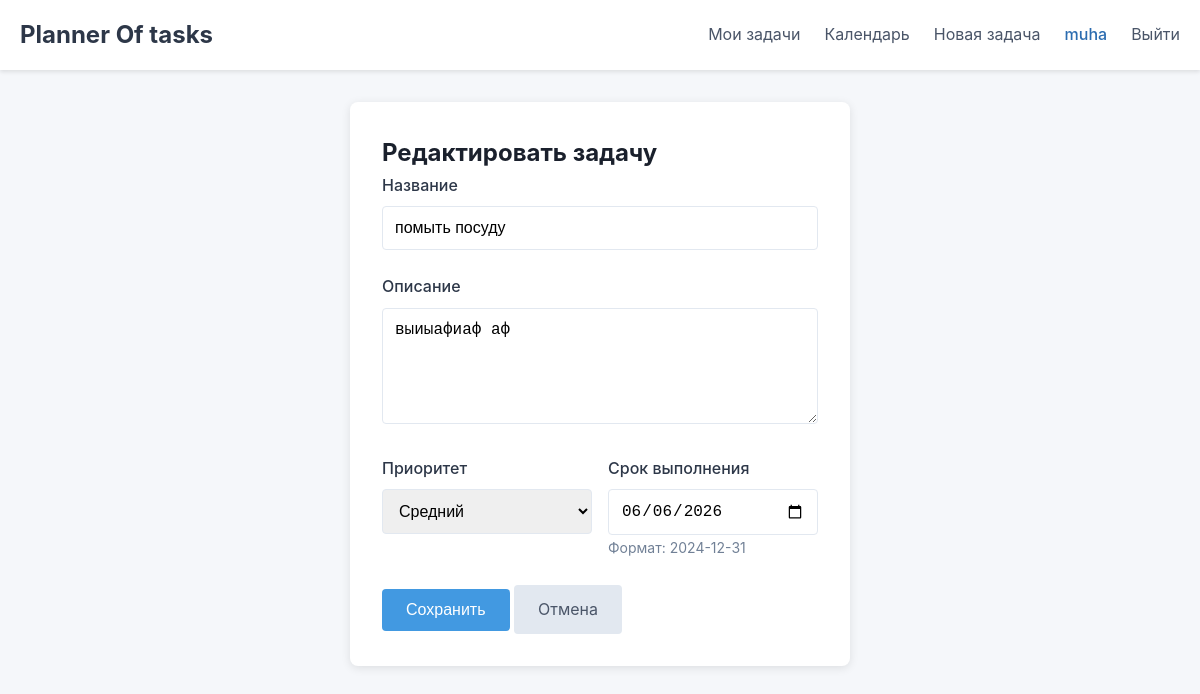
The page /task/5/edit (signed in) on the database its author committed.
### app/models.py (models this page shows, shortened)
class User(UserMixin, db.Model):
    id = db.Column(db.Integer, primary_key=True)
    username = db.Column(db.String(64), unique=True,
                         nullable=False, index=True)
    email = db.Column(db.String(120), unique=True, nullable=False, index=True)
    password_hash = db.Column(db.String(256), nullable=False)
    created_at = db.Column(db.DateTime, default=datetime.utcnow)
    tasks = db.relationship('Task', backref='user',
                            lazy='dynamic', cascade='all, delete-orphan')

class Task(db.Model):
    id = db.Column(db.Integer, primary_key=True)
    title = db.Column(db.String(100), nullable=False)
    description = db.Column(db.Text, default='')
    priority = db.Column(db.Integer, default=2)
    is_done = db.Column(db.Boolean, default=False)
    due_date = db.Column(db.Date, nullable=True)
    created_at = db.Column(db.DateTime, default=datetime.utcnow)
    updated_at = db.Column(
        db.DateTime, default=datetime.utcnow, onupdate=datetime.utcnow)
    user_id = db.Column(db.Integer, db.ForeignKey('user.id'), nullable=False)

### app/routes.py (the view, shortened to what this page needs)
    @app.route('/task/<int:id>/edit', methods=['GET', 'POST'])
    @login_required
    def edit_task(id):
        task = Task.query.get_or_404(id)
        if task.user_id != current_user.id:
            logger.warning(
                f'User {current_user.username} tried to edit task {id} belonging to user {task.user_id}')
            abort(403)
        form = TaskForm(obj=task)
        return render_template('task_form.html', form=form, title='Редактировать задачу', task=task)

### app/forms.py
class TaskForm(FlaskForm):
    title = StringField('Название', validators=[
                        DataRequired(), Length(max=100)])
    description = TextAreaField('Описание', validators=[Optional()])
    priority = SelectField('Приоритет', choices=[
        (1, 'Высокий'),
        (2, 'Средний'),
        (3, 'Низкий')
    ], coerce=int, default=2)
    due_date = DateField('Срок выполнения', validators=[
                         Optional()], format='%Y-%m-%d')
    submit = SubmitField('Сохранить')

### app/__init__.py (called while the page is built)
@login_manager.user_loader
def load_user(user_id):
    from app.models import User
    return User.query.get(int(user_id))

### app/templates/task_form.html (shortened to what this page needs)
{% extends "base.html" %}
{% block content %}
<div class="form-container">
    <h2>{{ title }}</h2>
    <form method="POST">
        <div class="form-group">
            {{ form.title.label }}
            {{ form.title(class="form-control", placeholder="Что нужно сделать?") }}
        </div>
        <div class="form-group">
            {{ form.description.label }}
            {{ form.description(class="form-control", rows=5, placeholder="Подробное описание...") }}
        </div>
        <div class="form-row">
            <div class="form-group half">
                {{ form.priority.label }}
                {{ form.priority(class="form-control") }}
            </div>
            <div class="form-group half">
                {{ form.due_date.label }}
                {{ form.due_date(class="form-control", placeholder="ГГГГ-ММ-ДД") }}
                <small class="form-text">Формат: 2024-12-31</small>
            </div>
        </div>
        <div class="form-actions">
            {{ form.submit(class="btn btn-primary") }}
            <a href="{{ url_for('tasks') }}" class="btn btn-secondary">Отмена</a>
        </div>
    </form>
</div>
{% endblock %}

### app/templates/base.html (shortened to what this page needs)
<!DOCTYPE html>
<html lang="ru">
<head>
    <link rel="stylesheet" href="{{ url_for('static', filename='style.css') }}">
</head>
<body>
    <nav>
        <div class="container">
            <a href="/" class="logo">Planner Of tasks</a>
            <div class="nav-links">
                {% if current_user.is_authenticated %}
                <a href="{{ url_for('tasks') }}">Мои задачи</a>
                <a href="{{ url_for('calendar') }}">Календарь</a>
                <a href="{{ url_for('new_task') }}">Новая задача</a>
                <span class="user-name">{{ current_user.username }}</span>
                <a href="{{ url_for('logout') }}">Выйти</a>
                {% else %}
                <a href="{{ url_for('login') }}">Вход</a>
                <a href="{{ url_for('register') }}">Регистрация</a>
                {% endif %}
            </div>
        </div>
    </nav>
    <main class="container">
        {% block content %}{% endblock %}
    </main>
</body>
</html>

### app/static/style.css (style rules this page uses)
* { margin: 0; padding: 0; box-sizing: border-box; }
body { font-family: -apple-system, BlinkMacSystemFont, 'Segoe UI', Roboto, 'Helvetica Neue', Arial, sans-serif; background: #f5f7fa; color: #1a202c; line-height: 1.6; }
.container { max-width: 1200px; margin: 0 auto; padding: 0 20px; }
nav { background: white; box-shadow: 0 2px 4px rgba(0, 0, 0, 0.1); position: sticky; top: 0; z-index: 100; }
nav .container { display: flex; justify-content: space-between; align-items: center; padding: 1rem 20px; }
.logo { font-size: 1.5rem; font-weight: bold; color: #2d3748; text-decoration: none; }
.nav-links { display: flex; gap: 1.5rem; align-items: center; }
.nav-links a { color: #4a5568; text-decoration: none; transition: color 0.3s; }
.user-name { color: #2b6cb0; font-weight: 500; }
main { padding: 2rem 0; min-height: calc(100vh - 80px); }
.auth-container, .form-container { max-width: 500px; margin: 2rem auto; background: white; padding: 2rem; border-radius: 8px; box-shadow: 0 2px 10px rgba(0, 0, 0, 0.1); }
.form-group { margin-bottom: 1.5rem; }
.form-group label { display: block; margin-bottom: 0.5rem; font-weight: 500; color: #2d3748; }
.form-control { width: 100%; padding: 0.75rem; border: 1px solid #e2e8f0; border-radius: 4px; font-size: 1rem; transition: border-color 0.3s; }
textarea.form-control { resize: vertical; }
.form-row { display: flex; gap: 1rem; }
.form-group.half { flex: 1; }
.form-text { font-size: 0.875rem; color: #718096; margin-top: 0.25rem; }
.btn { display: inline-block; padding: 0.75rem 1.5rem; border: none; border-radius: 4px; font-size: 1rem; cursor: pointer; text-decoration: none; transition: background 0.3s, transform 0.1s; }
.btn-primary { background: #4299e1; color: white; }
.btn-secondary { background: #e2e8f0; color: #4a5568; }

### rows shown on the page
User: username "muha"
Task: title "помыть посуду", description "выиыафиаф аф", priority "Средний", due_date "06/06/2026"

### other values the page prints
{{ title }} "Редактировать задачу"
